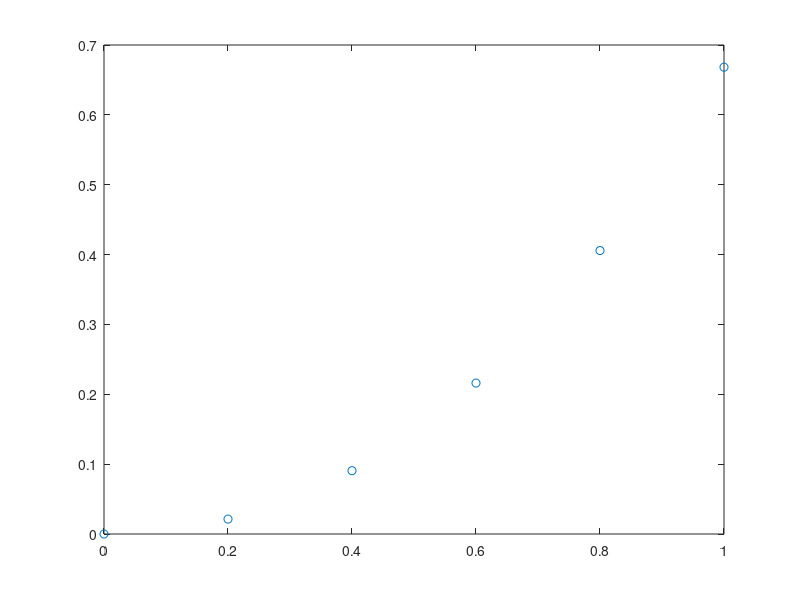

Write the MATLAB code that produced this figure.
clear; close all;
%With Dust Data
% load Final_Project_W_Dust_12.txt
% load Final_Project_W_Dust_22.txt
% load Final_Project_W_Dust_32.txt
% 
% time = (Final_Project_W_Dust_12(:,1));
% temp1 = (Final_Project_W_Dust_12(:,2));
% temp2 = (Final_Project_W_Dust_22(:,2));
% temp3 = (Final_Project_W_Dust_32(:,2));

%Without Dust Data
% load Final_Project_WO_Dust_1.txt
% load Final_Project_WO_Dust_2.txt
% load Final_Project_WO_Dust_3.txt
% 
% time = (Final_Project_WO_Dust_1(:,1));
% temp1 = (Final_Project_WO_Dust_1(:,2));
% temp2 = (Final_Project_WO_Dust_2(:,2));
% temp3 = (Final_Project_WO_Dust_3(:,2));
% 
% z = linspace(0,900,50);
% 
% p1 = polyfit(time,temp1,50);
% pz1 = polyval(p1,z);
% 
% p2 = polyfit(time,temp2,50);
% pz2 = polyval(p2,z);
% 
% p3 = polyfit(time,temp3,50);
% pz3 = polyval(p3,z);
% 
% X = time;
% 
% 
% plot(X,temp3,'b')
% hold on
% plot(z,pz3,'c','linewidth',2)
% hold on
% plot(X,temp2,'Y')
% hold on
% plot(z,pz2,'m','linewidth',2)
% hold on
% plot(X,temp1,'r')
% hold on
% plot(z,pz1,'g-','linewidth',2)
% axis([0 900 20 40]);
% legend('Exp. Flow in','Lag. Flow in','Exp. Temp by CPU & GPU','Lag Temp by CPU & GPU','Exp. Flow out','Lag. Flow Out')
% title('Lagrange Polynomial Fit on Experiemental Data with Dust')
% xlabel('Time(s)')
% ylabel('Temperature({\circ}C)')


%Use a time interval of [0,5] and the initial condition y0 = 0.
tspan = 0:0.2:1;
y0 = 0;
format long
[t,y] = ode45(@(t,y) y + sin(t), tspan, y0);
plot(t,y,'o')
